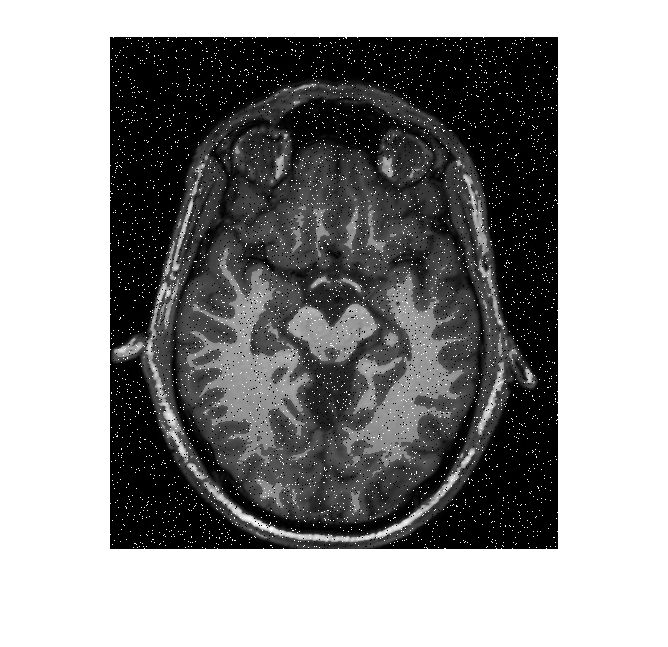
%> input picture practica01/imagen.png, 668 x 647 px
$ octave p1.m   (GNU Octave 9; MATLAB toolbox functions it lacks are replaced by stand-ins)
%> lines starting %> are read from the running program, lines starting %| are printed output that depends on the picture; in (x1, y1, x2, y2) boxes, pixels count from 0 and x2, y2 are one past the last pixel; in counts of white or black regions, pixels touching at a corner belong together; the program's own positions count from 1
close all
clear all
clc

im = imread('imagen.png');
%> im is the input picture: size 647x668x3 uint8; min 0, max 255, mean 145.5
im_g = rgb2gray(im);

filtro=fspecial('gaussian',[5,5]);
imFilG=imfilter(im_g,filtro);
imFilM=medfilt2(im_g);
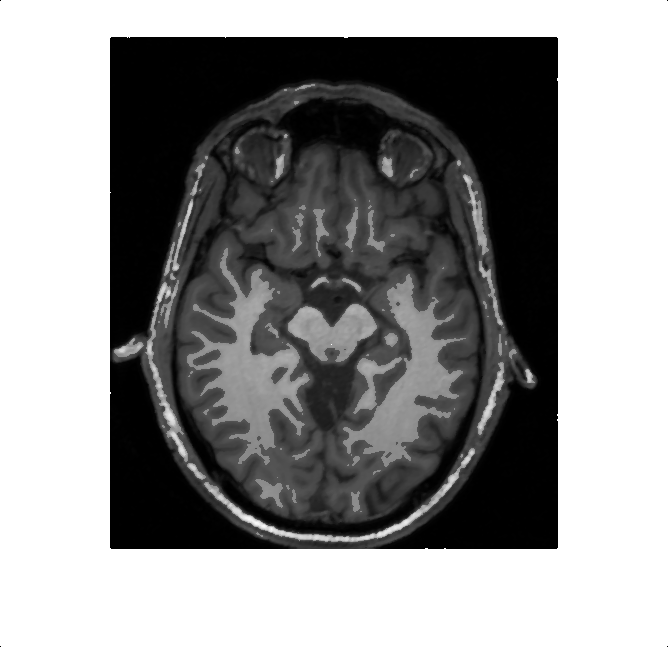
%> imFilM: size 647x668 uint8; min 0, max 255, mean 143.3

mediaIntensidad=mean(imFilM(:));
%> mediaIntensidad = 143.3
im_bin= imFilM > mediaIntensidad;
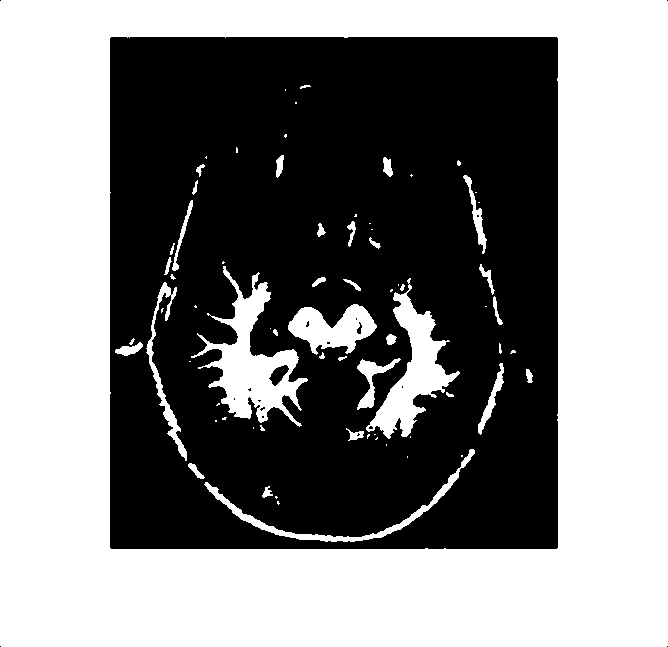
%> im_bin: size 647x668 logical; 51.6% white; 19 black regions (16 under 20 px), largest, box (x1, y1, x2, y2) and area: (110, 37, 558, 549) 208681, (269, 365, 289, 386) 218, (357, 322, 362, 334) 33

figure,
subplot(1,4,1),imshow(im_g)
subplot(1,4,2),imshow(imFilG)
subplot(1,4,3),imshow(imFilM)
subplot(1,4,4),imshow(im_bin)
